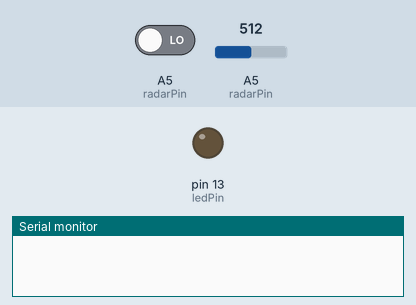
Recording of a sketch running on a simulated Arduino Uno, built with avr-gcc and run on an emulated ATmega328P. Shown: output pins drawn as LEDs (lit = HIGH), the last lines printed to the serial monitor. The inputs (shaded band) are chosen by the test bench; at power-on: A5 (radarPin) = 512, A5 (radarPin) LOW.

Above: at 1.2 s.
1.3 s: A5 (radarPin) set to 633
5.5 s: A5 (radarPin) set to 669
At 7.2 s:
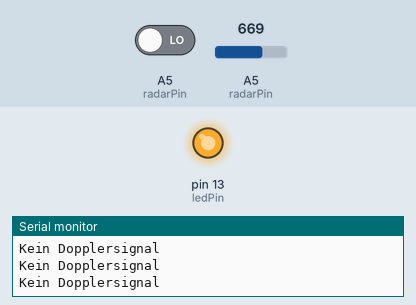
7.5 s: A5 (radarPin) set to 640
At 9.1 s:
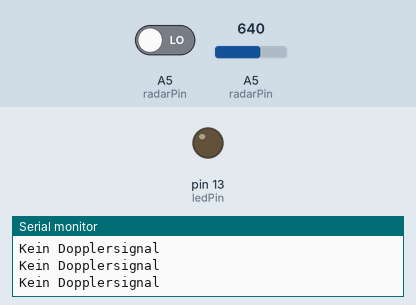
9.5 s: A5 (radarPin) set to 660
At 10.7 s:
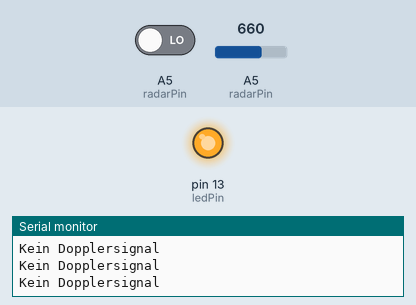
Timing chart, 0 to 12.5 s (numbered marks = the images above; inputs shaded):
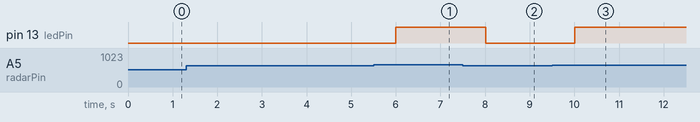

Measured:
- the behaviour switches between 650 and 651 on A5 (radarPin) (found by bisection; images 0 and 1)
- after the input at 5.5 s, pin 13 (ledPin): LOW → HIGH after 0.50 s
- after the input at 7.5 s, pin 13 (ledPin): HIGH → LOW after 0.51 s
- after the input at 9.5 s, pin 13 (ledPin): LOW → HIGH after 0.51 s

The sketch:

IPM165_Radar_Frequenz.ino
```cpp
/*******************************************************************************/
/* IPM165_Radar_Frequenz - Frequenzsmessung des Ausgangssignales
 * eines 24GHz Doppler-Radarsensor inkl. 73dB Verstärker Modul von InnoSenT.
 * Die analoge Ausgangsspannung ohne detektierte Bewegung beträgt etwa 2,5V.
 * Mit einem detektierten Objekt Rechtecksignal zwischen GND und etwa 3,5V.
 *                       !Achtung!
 * Das Modul darf keinesfalls verpolt angeschlossen werden! Auch ist der Sensor
 * laut Hersteller InnoSenT extrem ESD-empfindlich! Aufgrund der hohen
 * Verstärkung benötigt der Radarsensor unbedingt auch eine sehr stabile
 * 5V Spannungsversorgung!
 *
 * Getestet mit:         Arduino Uno
 *                       Arduino IDE 1.63 / 1.64
 *
 * Referenz:             http://shop.weidmann-elektronik.de/index.php?page=categorie&cat=2
 *                       http://shop.weidmann-elektronik.de/index.php?page=product&info=8
 *
 * Original Autor:       Weidmann Elektronik
 *
 * Autor:                Sebastian Weidmann
 *
 *
 * Modifiziert von:      http://arduino-hannover.de/
 *                       Arduino Treffpunkt Hannover
 * Autor:                Olaf Meier
 *                       https://electronicfreakblog.wordpress.com/
 *
 * Hardware Verbindung:  Ardu  -  IPM165 Doppler-Radarsensormodul mit Amp.
 *                       +5V   -  Vcc
 *                       A5    -  Sout / Radarsignal digital 3,5V
 *                       D19   -  Sout (D19 entspricht A5)
 *                       GND   -  GND
 *
 * Ergänzungen:          Umrechnung der Frequenz in eine Geschwindigkeit
 *                       Mittelwertbildung der berechneten Werte
 *
 */
/*******************************************************************************/
/*******************************************************************************/
/***   Deklaration globaler Konstanten, Variablen, Import von Bibliotheken   ***/
/*******************************************************************************/
/***  Software Version und Datum  ***/
const char* sketchname            =  "IPM165Frequenz";
const char* revision              =  "R.1.1";
const char* author                =  "Olaf Meier";
const char* date                  =  "2015/11/15";

/*******************************************************************************/
/***  Deklariere Konstanten und Variablen für diesen Sketch  ***/
const unsigned int BAUDRATE       =  9600;         // Serieller Monitor Baud Rate

const byte radarPin               =  A5;           // Messeingang Analog Sout
const int inputPin                =  19;           // Messeingang Digital Sout

const byte ledPin                 =  13;           // Kontroll-LED
int sensorValue                   =  0;            // Sensorwert
int threshold                     =  650;          // Schaltschwelle 575-750

unsigned long T                   =  0;            // Periodendauer in us
float f                           =  0.0;          // Frequenz in Hz

/*******************************************************************************/
/*******************************************************************************/
void setup() {
  Serial.begin(9600);                              // Starte seriellen Monitor

  pinMode(ledPin, OUTPUT);                         // Kontroll LED intern Pin 13
  digitalWrite(ledPin, LOW);                       // Kontroll LED ausschalten
}                                                  // Ende Setup (Einmalig)
/*******************************************************************************/
/*******************************************************************************/
void loop() {

  /***  Periodendauer des Eingangssignals an A5 / D19 berechnen  ***/
  T = pulseIn(inputPin, HIGH) + pulseIn(inputPin, LOW);// Periodendauer
  if (T == 0)                                      // Ohne Signal
  {
    Serial.println("Kein Dopplersignal");          // Timeout ohne Signal
  }
  else
  {
    f = 1 / (float)T;                              // Frequenz in MHz f=1/T
    f *= 1000000;                                  // Umrechnung in Hz * 1e6
    Serial.println(f);                             // Ausgabe der Frequenz
  }

  /***  Steuerung der Kontroll LED  ***/
  sensorValue = analogRead(radarPin);
  if (sensorValue > threshold)                     // Objekt erkannt
  {
    digitalWrite(ledPin, HIGH);                    // Kontroll LED einschalten
    delay(10);                                     // Verbesserung der Anzeige
  }
  else
    digitalWrite(ledPin, LOW);                     // Kontroll LED ausschalten
}                                                  // Ende Loop (Endlos)
/*******************************************************************************/
/*******************************************************************************/
/***  Optionale Funktion:   ***/

/*******************************************************************************/
/*******************************************************************************/
```
